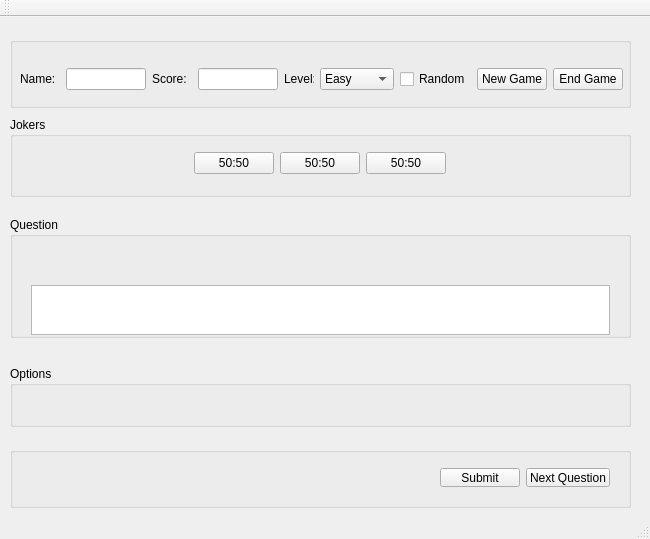
<?xml version="1.0" encoding="UTF-8"?>
<ui version="4.0">
 <class>Qt_APPClass</class>
 <widget class="QMainWindow" name="Qt_APPClass">
  <property name="geometry">
   <rect>
    <x>0</x>
    <y>0</y>
    <width>650</width>
    <height>533</height>
   </rect>
  </property>
  <property name="windowTitle">
   <string>Qt_APP</string>
  </property>
  <widget class="QWidget" name="centralWidget">
   <property name="minimumSize">
    <size>
     <width>650</width>
     <height>500</height>
    </size>
   </property>
   <property name="maximumSize">
    <size>
     <width>650</width>
     <height>500</height>
    </size>
   </property>
   <widget class="QGroupBox" name="Options">
    <property name="geometry">
     <rect>
      <x>10</x>
      <y>349</y>
      <width>621</width>
      <height>61</height>
     </rect>
    </property>
    <property name="title">
     <string>Options</string>
    </property>
    <widget class="QWidget" name="horizontalLayoutWidget_3">
     <property name="geometry">
      <rect>
       <x>10</x>
       <y>30</y>
       <width>601</width>
       <height>22</height>
      </rect>
     </property>
     <layout class="QGridLayout" name="gridLayout">
      <item row="0" column="3">
       <widget class="QRadioButton" name="D_option">
        <property name="text">
         <string>D)</string>
        </property>
       </widget>
      </item>
      <item row="0" column="0">
       <widget class="QRadioButton" name="A_option">
        <property name="text">
         <string>A)</string>
        </property>
       </widget>
      </item>
      <item row="0" column="1">
       <widget class="QRadioButton" name="B_option">
        <property name="text">
         <string>B)</string>
        </property>
       </widget>
      </item>
      <item row="0" column="2">
       <widget class="QRadioButton" name="C_option">
        <property name="text">
         <string>C)</string>
        </property>
       </widget>
      </item>
     </layout>
    </widget>
   </widget>
   <widget class="QGroupBox" name="Jokers">
    <property name="geometry">
     <rect>
      <x>10</x>
      <y>100</y>
      <width>621</width>
      <height>80</height>
     </rect>
    </property>
    <property name="title">
     <string>Jokers</string>
    </property>
    <widget class="QWidget" name="horizontalLayoutWidget_2">
     <property name="geometry">
      <rect>
       <x>10</x>
       <y>20</y>
       <width>601</width>
       <height>51</height>
      </rect>
     </property>
     <layout class="QHBoxLayout" name="horizontalLayout">
      <property name="leftMargin">
       <number>10</number>
      </property>
      <property name="bottomMargin">
       <number>10</number>
      </property>
      <item>
       <spacer name="horizontalSpacer_2">
        <property name="orientation">
         <enum>Qt::Horizontal</enum>
        </property>
        <property name="sizeHint" stdset="0">
         <size>
          <width>40</width>
          <height>20</height>
         </size>
        </property>
       </spacer>
      </item>
      <item>
       <spacer name="horizontalSpacer_4">
        <property name="orientation">
         <enum>Qt::Horizontal</enum>
        </property>
        <property name="sizeHint" stdset="0">
         <size>
          <width>40</width>
          <height>20</height>
         </size>
        </property>
       </spacer>
      </item>
      <item>
       <widget class="QPushButton" name="Joker1_Button">
        <property name="text">
         <string>50:50</string>
        </property>
       </widget>
      </item>
      <item>
       <widget class="QPushButton" name="Joker2_Button">
        <property name="text">
         <string>50:50</string>
        </property>
       </widget>
      </item>
      <item>
       <widget class="QPushButton" name="Joker3_Button">
        <property name="text">
         <string>50:50</string>
        </property>
       </widget>
      </item>
      <item>
       <spacer name="horizontalSpacer_3">
        <property name="orientation">
         <enum>Qt::Horizontal</enum>
        </property>
        <property name="sizeHint" stdset="0">
         <size>
          <width>40</width>
          <height>20</height>
         </size>
        </property>
       </spacer>
      </item>
      <item>
       <spacer name="horizontalSpacer">
        <property name="orientation">
         <enum>Qt::Horizontal</enum>
        </property>
        <property name="sizeHint" stdset="0">
         <size>
          <width>40</width>
          <height>20</height>
         </size>
        </property>
       </spacer>
      </item>
     </layout>
    </widget>
   </widget>
   <widget class="QGroupBox" name="Questions">
    <property name="geometry">
     <rect>
      <x>10</x>
      <y>200</y>
      <width>621</width>
      <height>121</height>
     </rect>
    </property>
    <property name="title">
     <string>Question</string>
    </property>
    <widget class="QWidget" name="verticalLayoutWidget">
     <property name="geometry">
      <rect>
       <x>10</x>
       <y>27</y>
       <width>601</width>
       <height>91</height>
      </rect>
     </property>
     <layout class="QVBoxLayout" name="verticalLayout">
      <item>
       <spacer name="verticalSpacer">
        <property name="orientation">
         <enum>Qt::Vertical</enum>
        </property>
        <property name="sizeType">
         <enum>QSizePolicy::Fixed</enum>
        </property>
        <property name="sizeHint" stdset="0">
         <size>
          <width>20</width>
          <height>30</height>
         </size>
        </property>
       </spacer>
      </item>
      <item>
       <widget class="QPlainTextEdit" name="Question_Field">
        <property name="minimumSize">
         <size>
          <width>0</width>
          <height>50</height>
         </size>
        </property>
        <property name="maximumSize">
         <size>
          <width>16777215</width>
          <height>50</height>
         </size>
        </property>
       </widget>
      </item>
     </layout>
    </widget>
   </widget>
   <widget class="QGroupBox" name="Header">
    <property name="geometry">
     <rect>
      <x>10</x>
      <y>20</y>
      <width>621</width>
      <height>71</height>
     </rect>
    </property>
    <property name="title">
     <string/>
    </property>
    <widget class="QWidget" name="horizontalLayoutWidget">
     <property name="geometry">
      <rect>
       <x>10</x>
       <y>20</y>
       <width>601</width>
       <height>41</height>
      </rect>
     </property>
     <layout class="QGridLayout" name="Grid_Layout">
      <property name="sizeConstraint">
       <enum>QLayout::SetFixedSize</enum>
      </property>
      <property name="leftMargin">
       <number>0</number>
      </property>
      <property name="rightMargin">
       <number>0</number>
      </property>
      <item row="0" column="7">
       <widget class="QPushButton" name="New_Game_Button">
        <property name="minimumSize">
         <size>
          <width>70</width>
          <height>0</height>
         </size>
        </property>
        <property name="maximumSize">
         <size>
          <width>70</width>
          <height>16777215</height>
         </size>
        </property>
        <property name="text">
         <string>New Game</string>
        </property>
       </widget>
      </item>
      <item row="0" column="5">
       <widget class="QComboBox" name="Level_Box">
        <item>
         <property name="text">
          <string>Easy</string>
         </property>
        </item>
        <item>
         <property name="text">
          <string>Medium</string>
         </property>
        </item>
        <item>
         <property name="text">
          <string>Hard</string>
         </property>
        </item>
       </widget>
      </item>
      <item row="0" column="8">
       <widget class="QPushButton" name="End_Game_Button">
        <property name="minimumSize">
         <size>
          <width>70</width>
          <height>0</height>
         </size>
        </property>
        <property name="maximumSize">
         <size>
          <width>70</width>
          <height>16777215</height>
         </size>
        </property>
        <property name="text">
         <string>End Game</string>
        </property>
       </widget>
      </item>
      <item row="0" column="6">
       <widget class="QCheckBox" name="Random_Box">
        <property name="text">
         <string>Random</string>
        </property>
       </widget>
      </item>
      <item row="0" column="4" alignment="Qt::AlignLeft">
       <widget class="QLabel" name="label_3">
        <property name="maximumSize">
         <size>
          <width>30</width>
          <height>29</height>
         </size>
        </property>
        <property name="text">
         <string>Level:</string>
        </property>
       </widget>
      </item>
      <item row="0" column="1">
       <widget class="QLineEdit" name="Name_Line">
        <property name="minimumSize">
         <size>
          <width>80</width>
          <height>0</height>
         </size>
        </property>
        <property name="maximumSize">
         <size>
          <width>80</width>
          <height>16777215</height>
         </size>
        </property>
       </widget>
      </item>
      <item row="0" column="0">
       <widget class="QLabel" name="label">
        <property name="enabled">
         <bool>true</bool>
        </property>
        <property name="minimumSize">
         <size>
          <width>40</width>
          <height>0</height>
         </size>
        </property>
        <property name="maximumSize">
         <size>
          <width>30</width>
          <height>100</height>
         </size>
        </property>
        <property name="text">
         <string>Name:</string>
        </property>
       </widget>
      </item>
      <item row="0" column="2">
       <widget class="QLabel" name="label_2">
        <property name="minimumSize">
         <size>
          <width>40</width>
          <height>0</height>
         </size>
        </property>
        <property name="maximumSize">
         <size>
          <width>30</width>
          <height>16777215</height>
         </size>
        </property>
        <property name="text">
         <string>Score:</string>
        </property>
       </widget>
      </item>
      <item row="0" column="3">
       <widget class="QLineEdit" name="Score_Line">
        <property name="enabled">
         <bool>true</bool>
        </property>
        <property name="minimumSize">
         <size>
          <width>80</width>
          <height>0</height>
         </size>
        </property>
        <property name="maximumSize">
         <size>
          <width>80</width>
          <height>16777215</height>
         </size>
        </property>
        <property name="readOnly">
         <bool>true</bool>
        </property>
       </widget>
      </item>
     </layout>
    </widget>
   </widget>
   <widget class="QGroupBox" name="Submit">
    <property name="geometry">
     <rect>
      <x>10</x>
      <y>430</y>
      <width>621</width>
      <height>61</height>
     </rect>
    </property>
    <property name="title">
     <string/>
    </property>
    <widget class="QWidget" name="horizontalLayoutWidget_4">
     <property name="geometry">
      <rect>
       <x>10</x>
       <y>10</y>
       <width>601</width>
       <height>41</height>
      </rect>
     </property>
     <layout class="QHBoxLayout" name="horizontalLayout_2">
      <item>
       <spacer name="horizontalSpacer_5">
        <property name="orientation">
         <enum>Qt::Horizontal</enum>
        </property>
        <property name="sizeHint" stdset="0">
         <size>
          <width>40</width>
          <height>20</height>
         </size>
        </property>
       </spacer>
      </item>
      <item>
       <widget class="QPushButton" name="Submit_Button">
        <property name="text">
         <string>Submit</string>
        </property>
       </widget>
      </item>
      <item>
       <widget class="QPushButton" name="Next_Question_Button">
        <property name="text">
         <string>Next Question</string>
        </property>
       </widget>
      </item>
     </layout>
    </widget>
   </widget>
  </widget>
  <widget class="QToolBar" name="mainToolBar">
   <attribute name="toolBarArea">
    <enum>TopToolBarArea</enum>
   </attribute>
   <attribute name="toolBarBreak">
    <bool>false</bool>
   </attribute>
  </widget>
  <widget class="QStatusBar" name="statusBar"/>
  <action name="actiondf">
   <property name="text">
    <string>df</string>
   </property>
  </action>
  <action name="actionds">
   <property name="text">
    <string>ds</string>
   </property>
  </action>
  <action name="actionfd">
   <property name="text">
    <string>fd</string>
   </property>
  </action>
  <action name="actiong">
   <property name="text">
    <string>g</string>
   </property>
  </action>
 </widget>
 <layoutdefault spacing="6" margin="11"/>
 <resources>
  <include location="Qt_APP.qrc"/>
 </resources>
 <connections/>
 <slots>
  <slot>Name_Input()</slot>
  <slot>Set_Game()</slot>
 </slots>
</ui>
